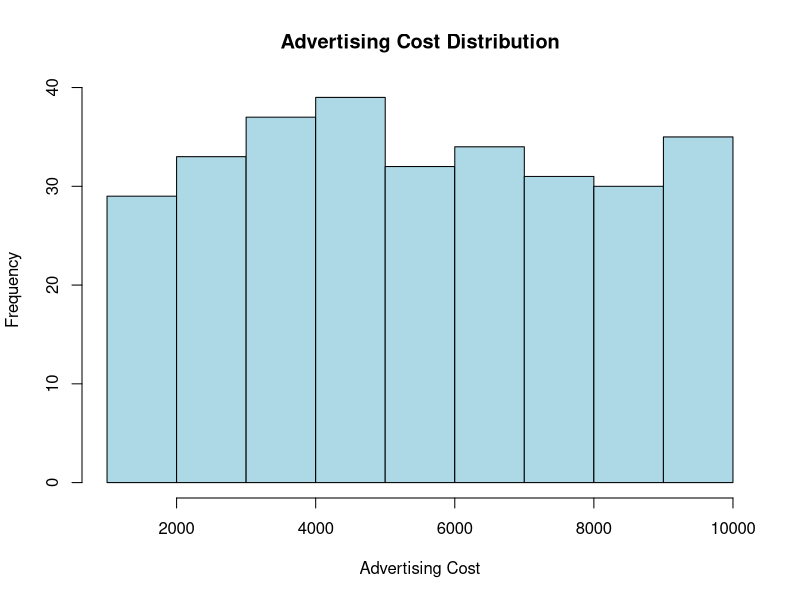
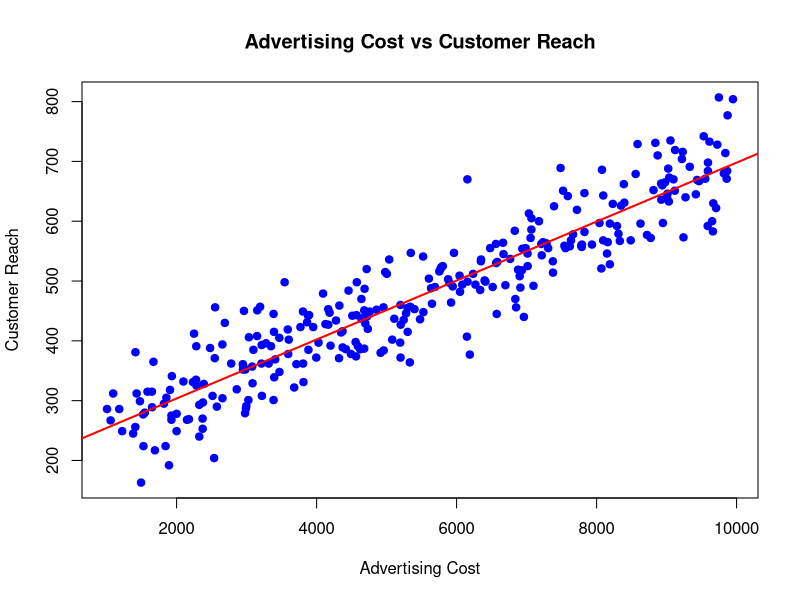
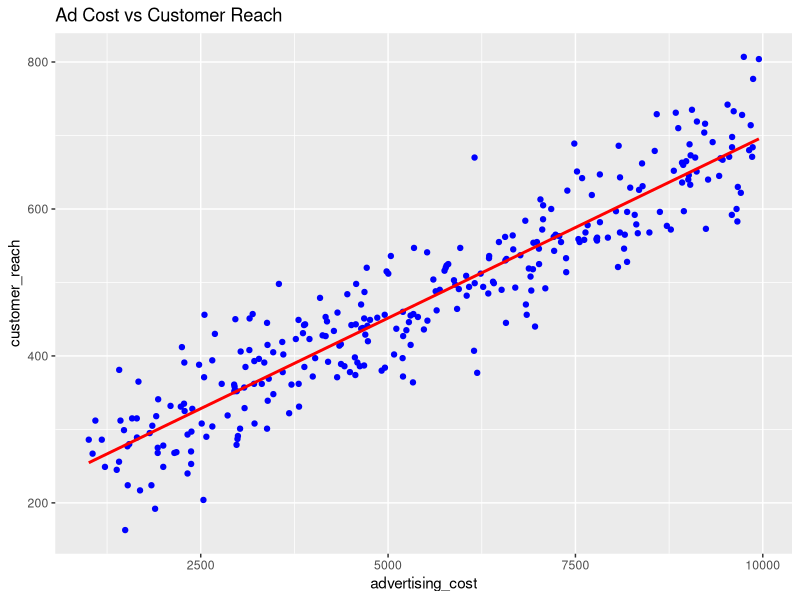
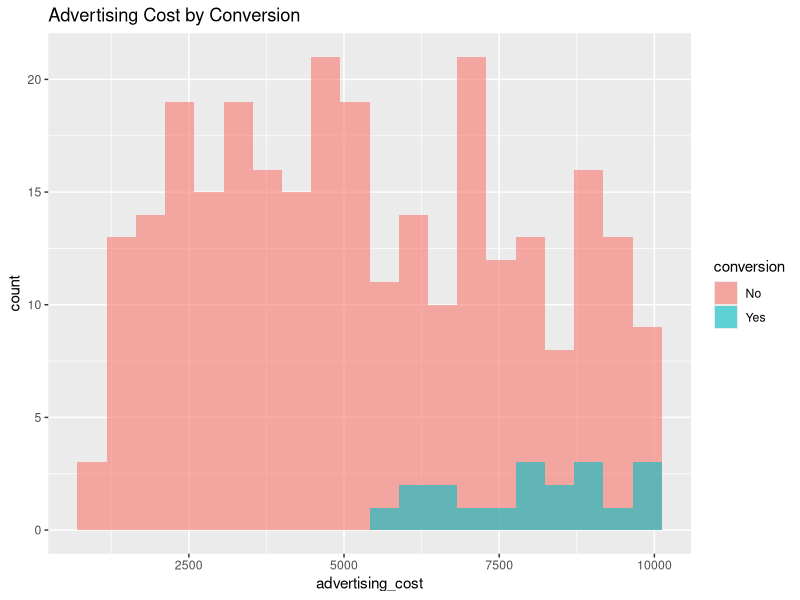
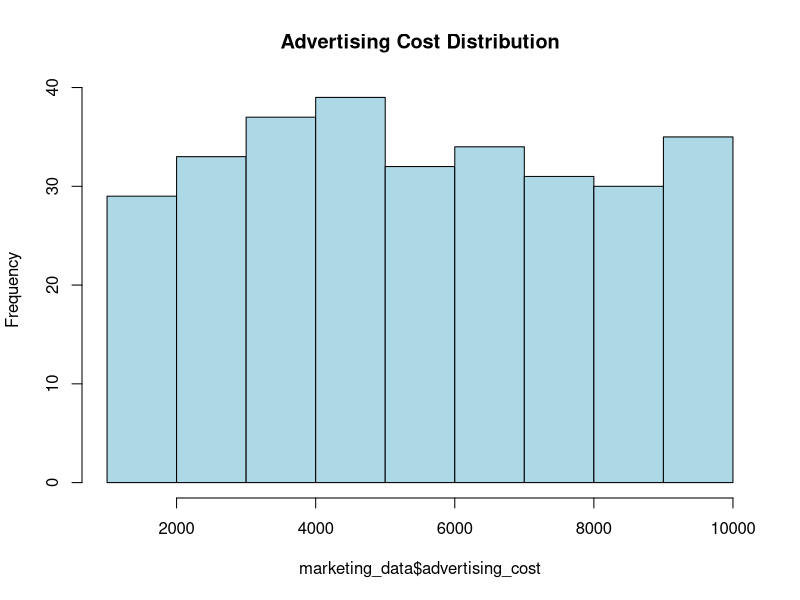
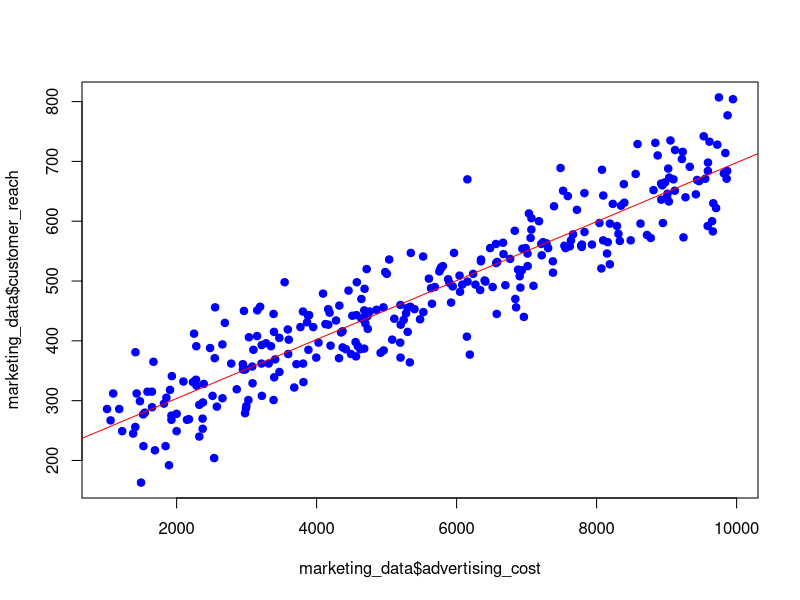

The R source for these figures, in order:
# =====================================================
# MARKETING CAMPAIGN EFFECTIVENESS
# =====================================================

set.seed(123)

# Generate Sample Data (300 Customers)
n <- 300

advertising_cost <- round(runif(n, 1000, 10000),0)

# Customer Reach (continuous outcome)
customer_reach <- round(200 + 0.05*advertising_cost +
                          rnorm(n,0,50),0)

# Purchase Conversion Probability (Logistic Simulation)
prob_conversion <- 1 / (1 + exp(-(-5 + 0.0004*advertising_cost)))

conversion <- ifelse(runif(n) < prob_conversion,
                     "Yes","No")

marketing_data <- data.frame(advertising_cost,
                             customer_reach,
                             conversion)

# -----------------------------------------------------
# 1. Histogram & Scatter Plot
# -----------------------------------------------------

hist(marketing_data$advertising_cost,
     main="Advertising Cost Distribution",
     xlab="Advertising Cost",
     col="lightblue")

plot(marketing_data$advertising_cost,
     marketing_data$customer_reach,
     main="Advertising Cost vs Customer Reach",
     xlab="Advertising Cost",
     ylab="Customer Reach",
     col="blue", pch=19)

# -----------------------------------------------------
# 2. Simple Linear Regression
# -----------------------------------------------------

linear_model <- lm(customer_reach ~ advertising_cost,
                   data=marketing_data)

summary(linear_model)

# Add regression line
abline(linear_model, col="red", lwd=2)

# -----------------------------------------------------
# 3. Logistic Regression
# -----------------------------------------------------

marketing_data$conv_binary <-
  ifelse(marketing_data$conversion=="Yes",1,0)

logistic_model <- glm(conv_binary ~ advertising_cost,
                      data=marketing_data,
                      family=binomial)

summary(logistic_model)

# -----------------------------------------------------
# 4. Odds Ratio & Probability
# -----------------------------------------------------

exp_coef <- exp(coef(logistic_model))
print("Odds Ratio:")
print(exp_coef)

# Predicted Probability Example
new_data <- data.frame(advertising_cost=5000)
pred_prob <- predict(logistic_model,
                     new_data,
                     type="response")

cat("Predicted Conversion Probability at 5000 cost:",
    pred_prob, "\n")

# -----------------------------------------------------
# 5. Advanced Visualization using ggplot2
# -----------------------------------------------------

install.packages("ggplot2")   # Run once
library(ggplot2)

ggplot(marketing_data,
       aes(x=advertising_cost,
           y=customer_reach)) +
  geom_point(color="blue") +
  geom_smooth(method="lm", se=FALSE,
              color="red") +
  labs(title="Ad Cost vs Customer Reach")

ggplot(marketing_data,
       aes(x=advertising_cost,
           fill=conversion)) +
  geom_histogram(alpha=0.6,
                 position="identity",
                 bins=20) +
  labs(title="Advertising Cost by Conversion")

# -----------------------------------------------------
# 6. Save Graphs as PNG
# -----------------------------------------------------

png("AdCost_Histogram.png")
hist(marketing_data$advertising_cost,
     col="lightblue",
     main="Advertising Cost Distribution")
dev.off()

png("AdCost_vs_Reach.png")
plot(marketing_data$advertising_cost,
     marketing_data$customer_reach,
     col="blue", pch=19)
abline(linear_model, col="red")
dev.off()

cat("PNG Files Saved Successfully!")
